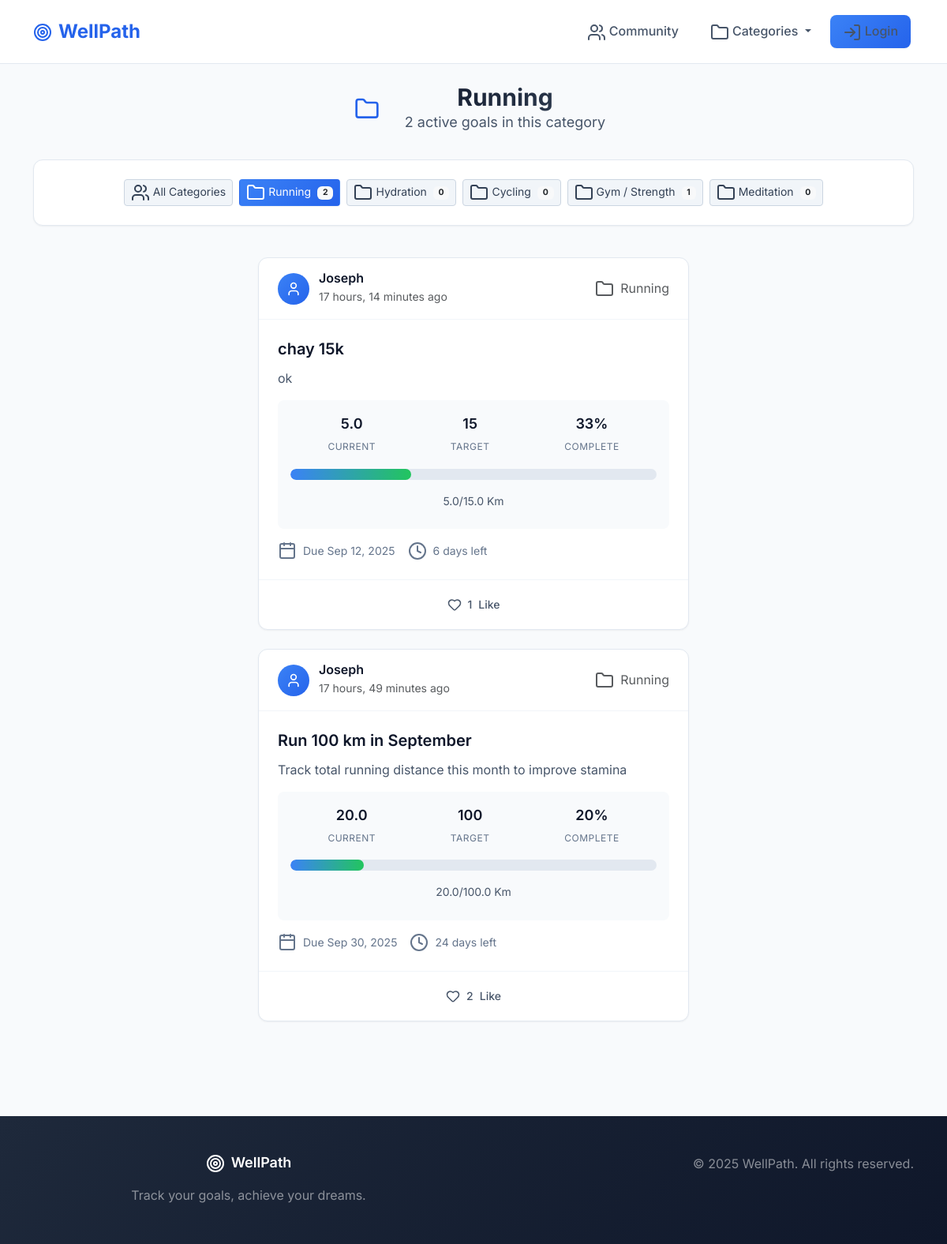
Page /category/running/ on the committed database.
### goals/models.py (models this page shows, shortened)
class Category(models.Model):
    order = models.PositiveIntegerField(default=0)
    cat = models.CharField(max_length=64, unique=True)
    slug = models.SlugField(max_length=70, unique=True, blank=True)
    units = models.ManyToManyField("Unit", blank=True, related_name="categories")
    @property
    def active_goals_count(self):
        return sum(1 for goal in self.goals.filter(is_public=True) if goal.status == "active")
    class Meta:
        ordering = ["order"]

class Goal(models.Model):
    user = models.ForeignKey(User, on_delete=models.CASCADE)
    title = models.CharField(max_length=100)
    description = models.TextField(blank=True)
    category = models.ForeignKey(
        Category,
        on_delete=models.CASCADE,
        blank=True,
        null=True,
        related_name="goals"
    )
    unit = models.ForeignKey(
        Unit,
        on_delete=models.CASCADE,
        null=True,
        blank=True,
        related_name="goals"
    )
    target_value = models.FloatField()
    current_value = models.FloatField(default=0)
    deadline = models.DateField(null=True, blank=True)
    is_public = models.BooleanField(default=True)
    created_at = models.DateTimeField(auto_now_add=True)
    finished_at = models.DateTimeField(null=True, blank=True)
    def days_remaining(self):
        if self.deadline:
            delta = self.deadline - now().date()
            return delta.days
        return None
    def get_current_value(self):
        return sum(p.value for p in self.progresses.all())
    def is_completed(self):
        return self.get_current_value() >= self.target_value
    def is_overdue(self):
        return self.deadline is not None and self.deadline < now().date() and not self.is_completed()
    @property
    def status(self):
        if self.is_completed():
            return "completed"
        elif self.is_overdue():
            return "overdue"
        return "active"
    @property
    def likes_count(self):
        return self.likes.count()
    @property
    def comments_count(self):
        return self.comments.count()

class Progress(models.Model):
    user = models.ForeignKey(User, on_delete=models.CASCADE)
    goal = models.ForeignKey(Goal, on_delete=models.CASCADE, related_name="progresses")
    value = models.FloatField()
    date = models.DateField(default=now)
    class Meta:
        constraints = [
            models.UniqueConstraint(fields=['user', 'goal', 'date'], name='unique_daily_progress')
        ]

class User(AbstractUser):
    pass

class Unit(models.Model):
    order = models.PositiveIntegerField(default=0)
    name = models.CharField(max_length=20)  # km, kg, ml, days
    class Meta:
        ordering = ['order']
        verbose_name_plural = "Categories"

### goals/views.py (the view)
# urls.py: path('category/<slug:category_slug>/', views.category, name='category')
def category(request, category_slug):
    category = get_object_or_404(Category, slug=category_slug)
    all_goals = Goal.objects.filter(
        category=category,
        is_public=True
    ).order_by("-created_at")
    goals = [goal for goal in all_goals if goal.status == "active"]
    feed_goals = []
    today = now().date()
    for goal in goals:
        total_progress = goal.get_current_value()
        if goal.target_value > 0:
            progress_percent = min(100, (total_progress / goal.target_value) * 100)
        else:
            progress_percent = 0
        days_remaining = goal.days_remaining()
        feed_goals.append({
            "id": goal.id,
            "title": goal.title,
            "description": goal.description,
            "category": goal.category,
            "unit": goal.unit,
            "target_value": goal.target_value,
            "deadline": goal.deadline,
            "days_remaining": days_remaining,
            "total_progress": total_progress,
            "progress_percent": progress_percent,
            "user": goal.user,
            "created_at": goal.created_at,
            "finished_at": goal.finished_at,
            "likes_count": goal.likes_count,
            "is_liked": request.user.is_authenticated and goal.is_liked_by(request.user),
            "comments_count": goal.comments_count,
            "is_completed": goal.is_completed(),
            "is_overdue": goal.is_overdue(),
            "status": goal.status,
        })
    categories = Category.objects.all()
    return render(request, "goals/category.html", {
        "goals": feed_goals,
        "category": category,
        "categories": categories,
    })

### goals/views.py (called while the page is built)
def categories_context(request):
    return {'categories': Category.objects.all()}

### goals/templates/goals/category.html (shortened to what this page needs)
{% extends 'goals/base.html' %}
{% load static %}
{% block content %}
<div class="container">
    <div class="page-header">
        <div class="d-flex align-items-center justify-content-center mb-3">
            <div class="bg-primary-100 rounded-circle p-3 me-3">
                <i data-lucide="folder" style="width: 32px; height: 32px; color: var(--primary-600);"></i>
            </div>
            <div>
                <h1 class="page-title mb-0">{{ category.cat }}</h1>
                <p class="page-subtitle mb-0">{{ goals|length }} active goal{{ goals|length|pluralize }} in this category</p>
            </div>
        </div>
    </div>
    <div class="modern-card mb-4">
        <div class="modern-card-body">
            <div class="d-flex flex-wrap gap-2 justify-content-center">
                <a href="{% url 'feed' %}" class="btn btn-secondary-modern btn-sm">
                    <i data-lucide="users" class="me-1"></i>All Categories
                </a>
                {% for cat in categories %}
                <a href="{% url 'category' cat.slug %}"
                   class="btn {% if cat.id == category.id %}btn-primary-modern{% else %}btn-secondary-modern{% endif %} btn-sm">
                    <i data-lucide="folder" class="me-1"></i>{{ cat.cat }}
                    <span class="badge bg-light text-dark ms-1">{{ cat.active_goals_count }}</span>
                </a>
                {% endfor %}
            </div>
        </div>
    </div>
    {% if goals %}
    <div class="social-feed">
        <div class="row justify-content-center">
            <div class="col-lg-8 col-xl-6">
                {% include 'goals/_feed_card.html' with goals=goals %}
            </div>
        </div>
    </div>
    {% endif %}
</div>
{% endblock %}

### goals/templates/goals/_feed_card.html (shortened to what this page needs)
{% for goal in goals %}
<div class="social-post" data-goal-id="{{ goal.id }}">
    <div class="social-post-header">
        <div class="d-flex align-items-center">
            <div class="user-avatar">
                <i data-lucide="user" style="width: 20px; height: 20px;"></i>
            </div>
            <div class="user-info">
                <h6 class="username mb-0">{{ goal.user.username }}</h6>
                <small class="text-muted">{{ goal.created_at|timesince }} ago</small>
            </div>
        </div>
        {% if goal.category %}
        <a href="{% url 'category' goal.category.slug %}" class="text-muted text-decoration-none">
        <div class="post-status">
            <div class="meta-item">
                <i data-lucide="folder" class="me-1"></i>
                <span>{{ goal.category.cat }}</span>
            </div>
        </div>
        </a>
        {% endif %}
    </div>
    <div class="social-post-content">
        <h4 class="post-title">
            <a href="{% if user.is_authenticated %}{% url 'goal_detail' goal.id %}{% else %}{% url 'login' %}?next={% url 'goal_detail' goal.id %}{% endif %}"
               class="text-decoration-none">
                {{ goal.title }}
            </a>
        </h4>
        <p class="post-description">{{ goal.description }}</p>
        <div class="progress-section">
            <div class="progress-stats">
                <div class="stat-item">
                    <span class="stat-value">{{ goal.total_progress|floatformat:1 }}</span>
                    <span class="stat-label">Current</span>
                </div>
                <div class="stat-item">
                    <span class="stat-value">{{ goal.target_value|floatformat:0 }}</span>
                    <span class="stat-label">Target</span>
                </div>
                <div class="stat-item">
                    <span class="stat-value">{{ goal.progress_percent|floatformat:0 }}%</span>
                    <span class="stat-label">Complete</span>
                </div>
            </div>
            <div class="progress-bar-container">
                <div class="modern-progress">
                    <div class="modern-progress-bar"
                         style="width: {% if goal.progress_percent > 0 %}{{ goal.progress_percent|floatformat:0 }}{% else %}2{% endif %}%;"></div>
                </div>
                <div class="progress-text">
                    <span>{{ goal.total_progress|floatformat:1 }}/{{ goal.target_value }} {{ goal.unit.name }}</span>
                </div>
            </div>
        </div>
        <div class="goal-meta-info">
            {% if goal.deadline %}
            <div class="meta-item">
                <i data-lucide="calendar" class="me-1"></i>
                <span>Due {{ goal.deadline|date:"M d, Y" }}</span>
            </div>
            {% endif %}
            {% if goal.days_remaining %}
            <div class="meta-item">
                <i data-lucide="clock" class="me-1"></i>
                <span>{{ goal.days_remaining }} days left</span>
            </div>
            {% endif %}
        </div>
    </div>
    <div class="social-post-actions">
        <button class="action-btn like-btn {% if goal.is_liked %}liked{% endif %}"
                data-goal-id="{{ goal.id }}"
                data-like-url="{% url 'like_goal' goal.id %}">
            <i data-lucide="heart" class="action-icon"></i>
            <span class="like-count">{{ goal.likes_count }}</span>
            <span class="action-text">Like</span>
        </button>
    </div>
</div>
{% endfor %}

### rows in the picture
Category: cat "Running", active_goals_count "2"
Category: cat "Hydration", active_goals_count "0"
Category: cat "Cycling", active_goals_count "0"
Category: cat "Gym / Strength", active_goals_count "1"
Category: cat "Meditation", active_goals_count "0"
Progress: user.username "Joseph", created_at "17 hours, 14 minutes", category.cat "Running", title "chay 15k", description "ok", total_progress "5.0", target_value "15", progress_percent "33", target_value "15.0", unit.name "Km", deadline "Sep 12, 2025", days_remaining "6", likes_count "1"
Progress: user.username "Joseph", created_at "17 hours, 49 minutes", category.cat "Running", title "Run 100 km in September", description "Track total running distance this month to improve stamina", total_progress "20.0", target_value "100", progress_percent "20", target_value "100.0", unit.name "Km", deadline "Sep 30, 2025", days_remaining "24", likes_count "2"

### other values in the picture
{{ goals|length }} "2"
